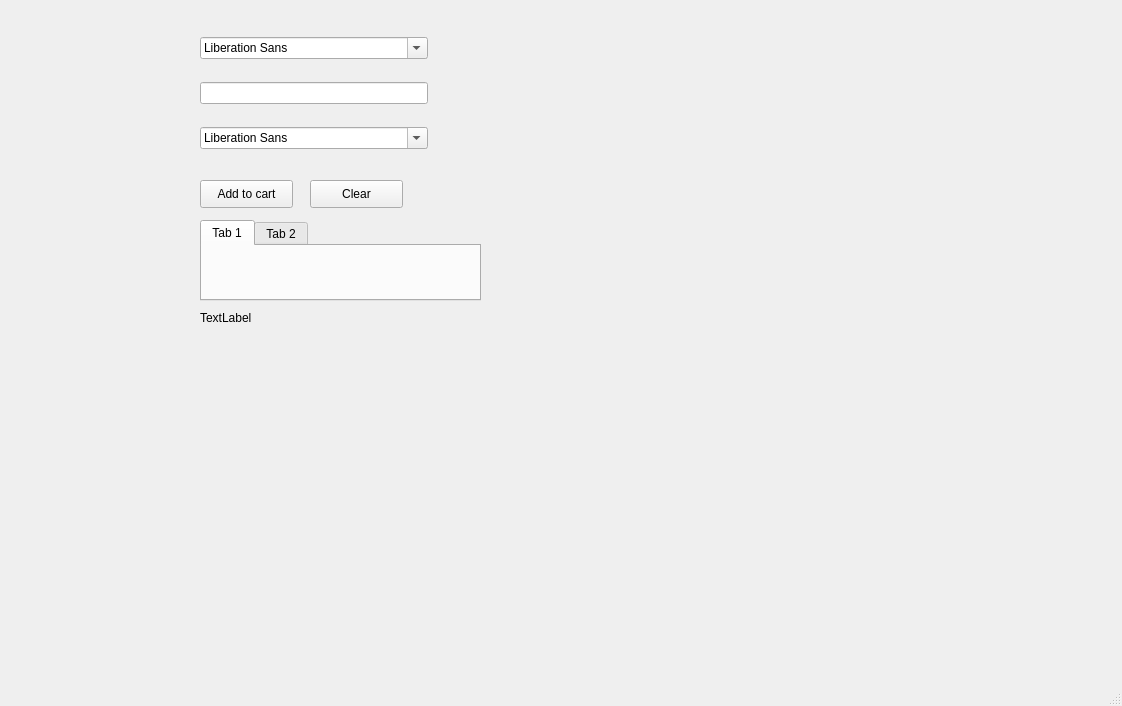
<?xml version="1.0" encoding="UTF-8"?>
<ui version="4.0">
 <class>MainWindow</class>
 <widget class="QMainWindow" name="MainWindow">
  <property name="geometry">
   <rect>
    <x>0</x>
    <y>0</y>
    <width>1122</width>
    <height>706</height>
   </rect>
  </property>
  <property name="windowTitle">
   <string>MainWindow</string>
  </property>
  <widget class="QWidget" name="centralwidget">
   <widget class="QPushButton" name="pushButton">
    <property name="geometry">
     <rect>
      <x>310</x>
      <y>180</y>
      <width>93</width>
      <height>28</height>
     </rect>
    </property>
    <property name="text">
     <string>Clear</string>
    </property>
   </widget>
   <widget class="QPushButton" name="pushButton_2">
    <property name="geometry">
     <rect>
      <x>200</x>
      <y>180</y>
      <width>93</width>
      <height>28</height>
     </rect>
    </property>
    <property name="text">
     <string>Add to cart</string>
    </property>
   </widget>
   <widget class="QLabel" name="label_2">
    <property name="geometry">
     <rect>
      <x>200</x>
      <y>310</y>
      <width>55</width>
      <height>16</height>
     </rect>
    </property>
    <property name="text">
     <string>TextLabel</string>
    </property>
   </widget>
   <widget class="QWidget" name="verticalLayoutWidget">
    <property name="geometry">
     <rect>
      <x>200</x>
      <y>20</y>
      <width>228</width>
      <height>147</height>
     </rect>
    </property>
    <layout class="QVBoxLayout" name="verticalLayout">
     <item>
      <widget class="QFontComboBox" name="fontComboBox"/>
     </item>
     <item>
      <widget class="QLineEdit" name="lineEdit">
       <property name="text">
        <string/>
       </property>
      </widget>
     </item>
     <item>
      <widget class="QFontComboBox" name="fontComboBox_3"/>
     </item>
    </layout>
   </widget>
   <widget class="QTabWidget" name="tabWidget">
    <property name="geometry">
     <rect>
      <x>200</x>
      <y>220</y>
      <width>281</width>
      <height>81</height>
     </rect>
    </property>
    <property name="currentIndex">
     <number>0</number>
    </property>
    <widget class="QWidget" name="tab">
     <attribute name="title">
      <string>Tab 1</string>
     </attribute>
    </widget>
    <widget class="QWidget" name="tab_2">
     <attribute name="title">
      <string>Tab 2</string>
     </attribute>
    </widget>
   </widget>
  </widget>
  <widget class="QMenuBar" name="menubar">
   <property name="geometry">
    <rect>
     <x>0</x>
     <y>0</y>
     <width>1122</width>
     <height>26</height>
    </rect>
   </property>
  </widget>
  <widget class="QStatusBar" name="statusbar"/>
 </widget>
 <resources/>
 <connections/>
</ui>
